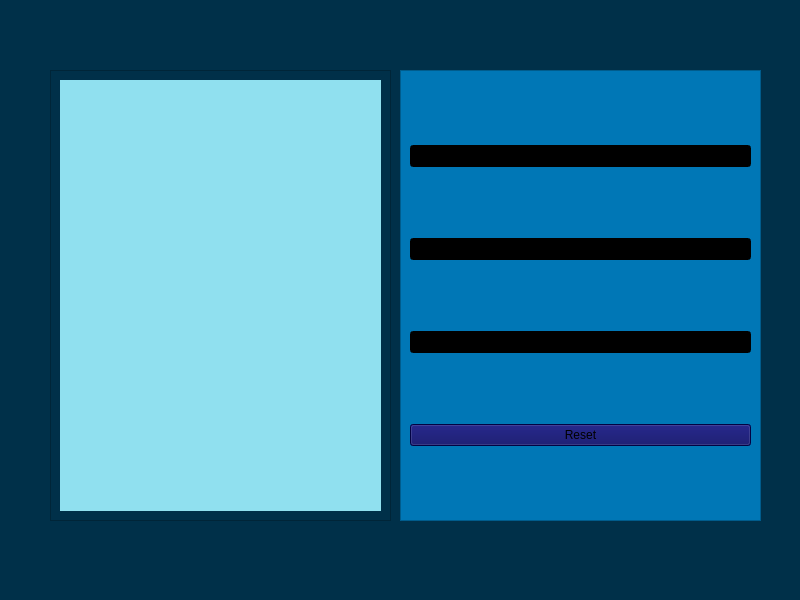
<?xml version="1.0" encoding="UTF-8"?>
<ui version="4.0">
 <class>passReset</class>
 <widget class="QMainWindow" name="passReset">
  <property name="geometry">
   <rect>
    <x>0</x>
    <y>0</y>
    <width>800</width>
    <height>600</height>
   </rect>
  </property>
  <property name="windowTitle">
   <string>MainWindow</string>
  </property>
  <property name="styleSheet">
   <string notr="true">background-color:#003049</string>
  </property>
  <widget class="QWidget" name="centralwidget">
   <widget class="QFrame" name="frame">
    <property name="geometry">
     <rect>
      <x>50</x>
      <y>70</y>
      <width>341</width>
      <height>451</height>
     </rect>
    </property>
    <property name="frameShape">
     <enum>QFrame::StyledPanel</enum>
    </property>
    <property name="frameShadow">
     <enum>QFrame::Raised</enum>
    </property>
    <layout class="QGridLayout" name="gridLayout_2">
     <item row="0" column="0">
      <widget class="QLabel" name="label">
       <property name="styleSheet">
        <string notr="true">background-color:#90e0ef</string>
       </property>
       <property name="text">
        <string/>
       </property>
       <property name="pixmap">
        <pixmap resource="../../images/login_image.qrc">:/new/prefix1/573-5735318_forgot-password-background-image-png-transparent-png.png</pixmap>
       </property>
       <property name="scaledContents">
        <bool>true</bool>
       </property>
      </widget>
     </item>
    </layout>
   </widget>
   <widget class="QFrame" name="frame_2">
    <property name="geometry">
     <rect>
      <x>400</x>
      <y>70</y>
      <width>361</width>
      <height>451</height>
     </rect>
    </property>
    <property name="styleSheet">
     <string notr="true">background-color:#0077b6</string>
    </property>
    <property name="frameShape">
     <enum>QFrame::StyledPanel</enum>
    </property>
    <property name="frameShadow">
     <enum>QFrame::Raised</enum>
    </property>
    <layout class="QGridLayout" name="gridLayout">
     <item row="0" column="0">
      <widget class="QLineEdit" name="username_in">
       <property name="styleSheet">
        <string notr="true">background-color:#000000</string>
       </property>
      </widget>
     </item>
     <item row="1" column="0">
      <widget class="QLineEdit" name="passin">
       <property name="styleSheet">
        <string notr="true">background-color:#000000</string>
       </property>
      </widget>
     </item>
     <item row="2" column="0">
      <widget class="QLineEdit" name="passrepeat">
       <property name="styleSheet">
        <string notr="true">background-color:#000000</string>
       </property>
      </widget>
     </item>
     <item row="3" column="0">
      <widget class="QPushButton" name="submit">
       <property name="styleSheet">
        <string notr="true">background-color:#03045e</string>
       </property>
       <property name="text">
        <string>Reset</string>
       </property>
      </widget>
     </item>
    </layout>
   </widget>
  </widget>
  <widget class="QMenuBar" name="menubar">
   <property name="geometry">
    <rect>
     <x>0</x>
     <y>0</y>
     <width>800</width>
     <height>22</height>
    </rect>
   </property>
  </widget>
  <widget class="QStatusBar" name="statusbar"/>
 </widget>
 <resources>
  <include location="../../images/login_image.qrc"/>
 </resources>
 <connections/>
</ui>
